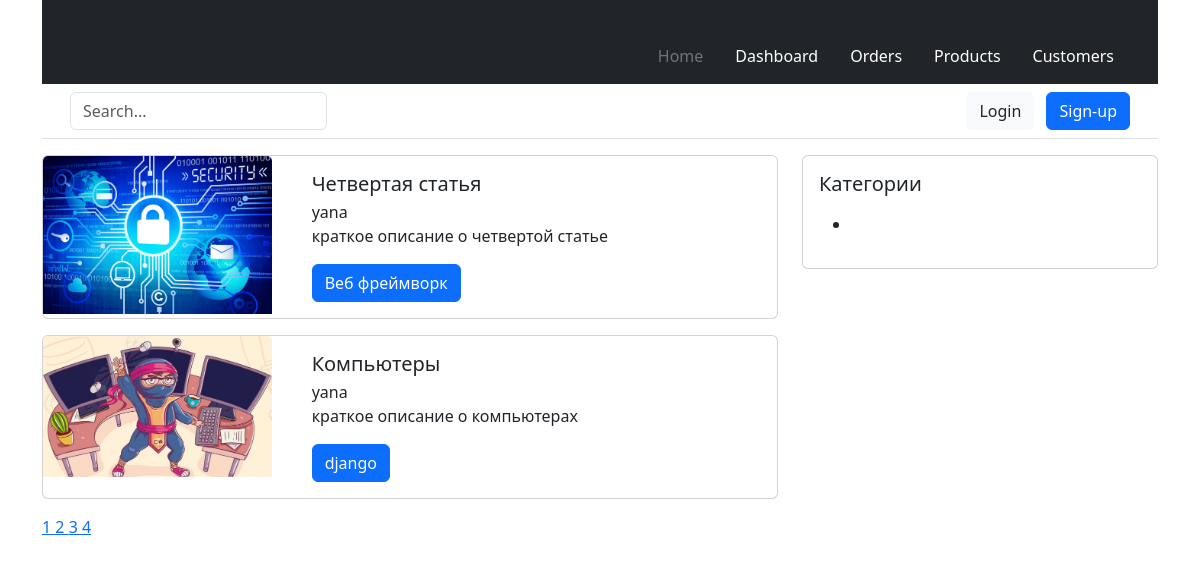
Before: / with the older database file.
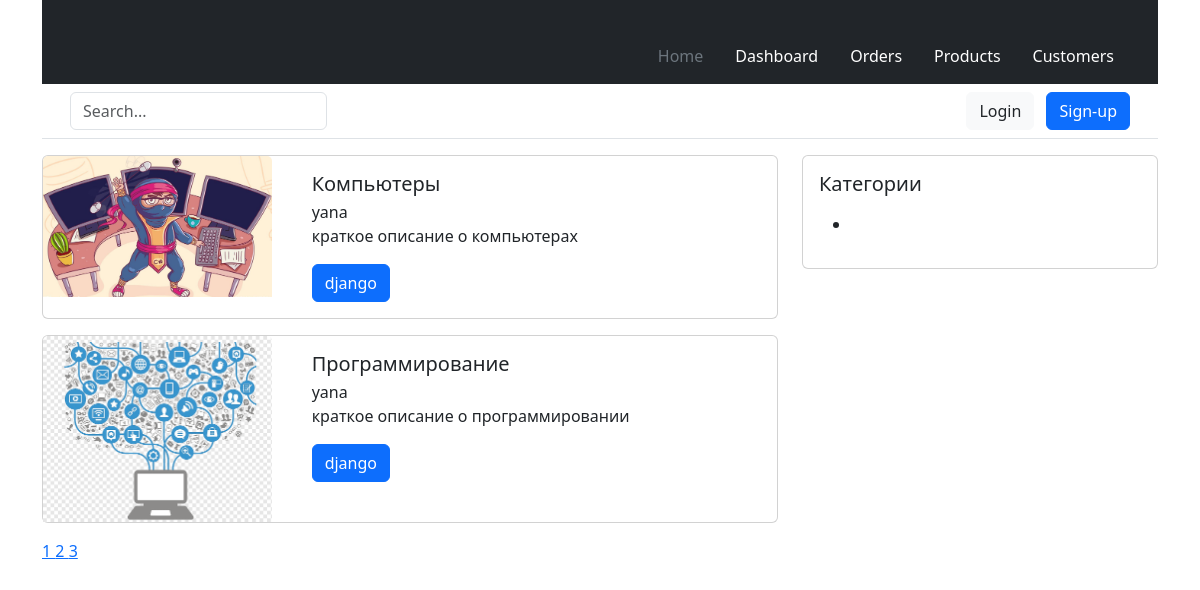
After: the same page with the newer database file.
### blog/models.py (models this page shows, shortened)
class Article(models.Model):
    class ArticleManager(models.Manager):
        """
        Кастомный менеджер для модели статей
        """
    STATUS_OPTIONS = (
        ('published', 'Опубликовано'),
        ('draft', 'Черновик')
    )
    title = models.CharField(verbose_name='Заголовок', max_length=255)
    slug = models.SlugField(verbose_name='URL', max_length=255, blank=True, unique=True)
    category = TreeForeignKey('Category', on_delete=models.PROTECT, related_name='articles', verbose_name='Категория')
    short_description = models.TextField(verbose_name='Краткое описание', max_length=500)
    full_description = models.TextField(verbose_name='Полное описание')
    thumbnail = models.ImageField(
        verbose_name='Превью поста',
        blank=True,
        upload_to='images/thumbnails/%Y/%m/%d/',
        validators=[FileExtensionValidator(allowed_extensions=('png', 'jpg', 'webp', 'jpeg', 'gif'))]
    )
    status = models.CharField(choices=STATUS_OPTIONS, default='published', verbose_name='Статус поста', max_length=10)
    time_create = models.DateTimeField(auto_now_add=True, verbose_name='Время добавления')
    time_update = models.DateTimeField(auto_now=True, verbose_name='Время обновления')
    author = models.ForeignKey(to=User, verbose_name='Автор', on_delete=models.SET_DEFAULT, related_name='author_posts', default=1)
    updater = models.ForeignKey(to=User, verbose_name='Обновил', on_delete=models.SET_NULL, null=True, related_name='updater_posts', blank=True)
    fixed = models.BooleanField(verbose_name='Зафиксировано', default=False)
    class Meta:
        db_table = 'app_articles'
        ordering = ['-fixed', '-time_create']
        indexes = [models.Index(fields=['-fixed', '-time_create', 'status'])]
        verbose_name = 'Статья'
        verbose_name_plural = 'Статьи'
    custom = ArticleManager()

class Category(MPTTModel):
    title = models.CharField(max_length=255, verbose_name='Название категории')
    slug = models.SlugField(max_length=255, verbose_name='URL категории', blank=True)
    description = models.TextField(verbose_name='Описание категории', max_length=300)
    parent = TreeForeignKey(
        'self',
        on_delete=models.CASCADE,
        null=True,
        blank=True,
        db_index=True,
        related_name='children',
        verbose_name='Родительская категория'
    )
    class MPTTMeta:
        order_insertion_by = ('title',)
    class Meta:
        verbose_name = 'Категория'
        verbose_name_plural = 'Категории'
        db_table = 'app_categories'

### blog/views.py (the view)
# urls.py: path('', ArticleListView.as_view(), name='home'),
class ArticleListView(ListView):
    model = Article
    template_name = 'blog/articles_list.html'
    context_object_name = 'articles'
    paginate_by = 2
    queryset = Article.custom.all()
    def get_context_data(self, **kwargs):
        context = super().get_context_data(**kwargs)
        context['title'] = 'Главная страница'
        return context

### blog/templates/blog/articles_list.html
{% extends 'main.html' %}
{% block content %}
    {% for article in articles %}
    <div class="card mb-3">
        <div class="row">
            <div class="col-4">
                <img src="{{ article.thumbnail.url }}" class="card-img-top" alt="{{ article.title }}">
            </div>
            <div class="col-8">
                <div class="card-body">
                    <h5 class="card-title">{{ article.title }}</h5>
                    <div class="card-subtitle">{{ article.author.username }}</div>
                    <p class="card-text">{{ article.short_description }}</p>
                    <a href="{% url 'articles_by_category' article.category.slug %}" class="btn btn-primary">{{ article.category.title }}</a>
                  </div>
                </div>
            </div>
      </div>
    {% endfor %}
{% endblock %}

### blog/templates/main.html (shortened to what this page needs)
<!DOCTYPE html>
<html lang="ru">
<head>
    {% load static %}
    <link href="{% static 'bootstrap/css/bootstrap.min.css' %}" type="text/css" rel="stylesheet">
</head>
<body>
    <div class="container">
        {% include 'header.html' %}
        <div class="row">
            <div class="col-8">
            {% block content %}
            {% endblock %}
            {% include 'pagination.html' %}
            </div>
            <div class="col-4">
                {% include 'sidebar.html' %}
            </div>
        </div>
    </div>
</body>
</html>

### blog/templates/header.html
<header>
    <div class="px-3 py-2 text-bg-dark">
      <div class="container">
        <div class="d-flex flex-wrap align-items-center justify-content-center justify-content-lg-start">
          <a href="/" class="d-flex align-items-center my-2 my-lg-0 me-lg-auto text-white text-decoration-none">
            <svg class="bi me-2" width="40" height="32" role="img" aria-label="Bootstrap"><use xlink:href="#bootstrap"></use></svg>
          </a>
          <ul class="nav col-12 col-lg-auto my-2 justify-content-center my-md-0 text-small">
            <li>
              <a href="#" class="nav-link text-secondary">
                <svg class="bi d-block mx-auto mb-1" width="24" height="24"><use xlink:href="#home"></use></svg>
                Home
              </a>
            </li>
            <li>
              <a href="#" class="nav-link text-white">
                <svg class="bi d-block mx-auto mb-1" width="24" height="24"><use xlink:href="#speedometer2"></use></svg>
                Dashboard
              </a>
            </li>
            <li>
              <a href="#" class="nav-link text-white">
                <svg class="bi d-block mx-auto mb-1" width="24" height="24"><use xlink:href="#table"></use></svg>
                Orders
              </a>
            </li>
            <li>
              <a href="#" class="nav-link text-white">
                <svg class="bi d-block mx-auto mb-1" width="24" height="24"><use xlink:href="#grid"></use></svg>
                Products
              </a>
            </li>
            <li>
              <a href="#" class="nav-link text-white">
                <svg class="bi d-block mx-auto mb-1" width="24" height="24"><use xlink:href="#people-circle"></use></svg>
                Customers
              </a>
            </li>
          </ul>
        </div>
      </div>
    </div>
    <div class="px-3 py-2 border-bottom mb-3">
      <div class="container d-flex flex-wrap justify-content-center">
        <form class="col-12 col-lg-auto mb-2 mb-lg-0 me-lg-auto" role="search">
          <input type="search" class="form-control" placeholder="Search..." aria-label="Search">
        </form>
        <div class="text-end">
          <button type="button" class="btn btn-light text-dark me-2">Login</button>
          <button type="button" class="btn btn-primary">Sign-up</button>
        </div>
      </div>
    </div>
  </header>

### blog/templates/pagination.html
{% if is_paginated %}
    {% for page_number in page_obj.paginator.get_elided_page_range %}
        {% if page_number == page_obj.paginator.ELLIPSIS %}
            {{page_number}}
        {% else %}
            <a href="?page={{ page_number }}"class="{% if page_number == page_obj.number %}current{% endif %}">
                {{page_number}}
            </a>
        {% endif %}
    {% endfor %}
{%endif%}

### blog/templates/sidebar.html (shortened to what this page needs)
{% load mptt_tags %}
<div class="card">
    <div class="card-body">
      <h5 class="card-title">Категории</h5>
      {% full_tree_for_model blog.Category as categories %}
      <p class="card-text">
        <ul>
            {% recursetree categories %}
                <li>
                </li>
            {% endrecursetree %}
        </ul>
      </p>
    </div>
  </div>

Changed rows visible on the page:
no longer on this page (row edited): Article: thumbnail (picture), title "Четвертая статья", author.username "yana", short_description "краткое описание о четвертой статье", category "Веб фреймворк"
now on this page (row unchanged): Article: thumbnail (picture), title "Программирование", author.username "yana", short_description "краткое описание о программировании", category "django"
Other visible differences:
list line gone: "4"
